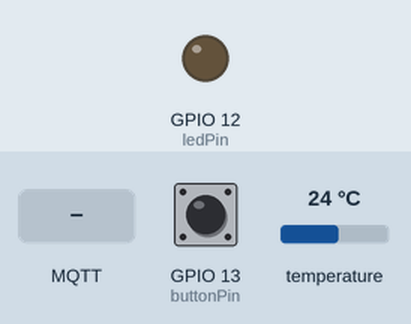
Bench run of a sketch on a simulated ESP8266 (NodeMCU). Parts: output pins drawn as LEDs (lit = HIGH). The test bench sets the inputs (shaded band); at power-on: GPIO 13 (buttonPin) HIGH, temperature 24 °C. WiFi joins after 1.5 s; servers stay silent unless stated; network time is answered at once with the bench clock; the local clock reads 2024-03-15 10:24:30 at power-on unless the sketch sets it; no MQTT or app messages arrive unless stated; what the sketch prints to the serial monitor is not drawn.

Above: at 2.7 s.
2.8 s: MQTT message "ON" arrives on the first subscribed topic
At 4.0 s:
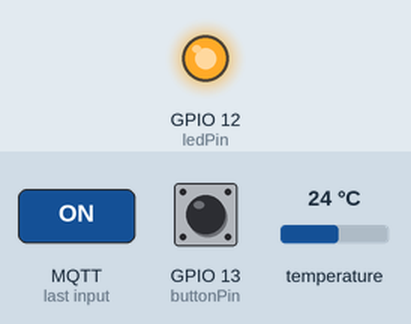
4.3 s: GPIO 13 (buttonPin) pulled LOW for 1 s
At 5.6 s:
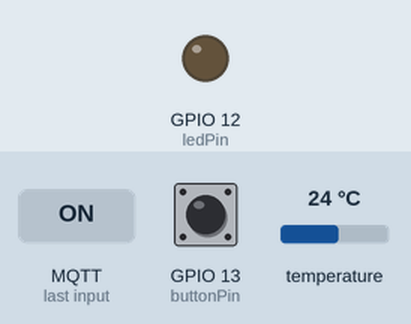
14.5 s: GPIO 13 (buttonPin) pulled LOW for 1 s
At 15.7 s:
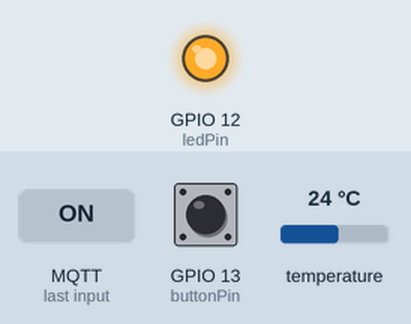
17.0 s: GPIO 13 (buttonPin) pulled LOW for 3.2 s
At 18.5 s:
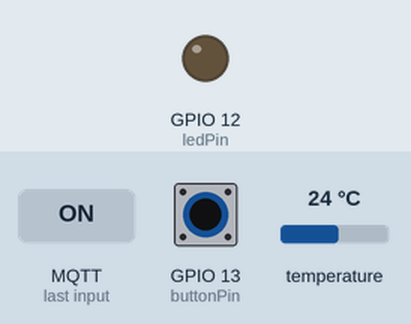
Timing chart, 0 to 20.0 s (numbered marks = the images above; inputs shaded):
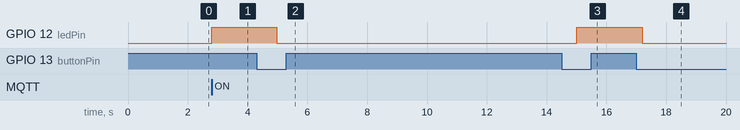

Measured:
- after the input at 2.8 s, GPIO 12 (ledPin): LOW → HIGH at once
- after the input at 4.3 s, GPIO 12 (ledPin): HIGH → LOW after 0.67 s
- after the input at 14.5 s, GPIO 12 (ledPin): LOW → HIGH after 0.50 s
- after the input at 17.0 s, GPIO 12 (ledPin): HIGH → LOW after 0.20 s

The sketch:

led1.ino
```cpp
#include <ESP8266WiFi.h>
#include <PubSubClient.h>
#include <OneWire.h>
#include <DallasTemperature.h>
#include <ArduinoJson.h>
#include <NTPClient.h>
#include <WiFiUdp.h>

// 🔹 Identifiants WiFi
const char* ssid = "Math";
const char* password = "SamsungA52S";

// 🔹 Serveur MQTT
const char* mqtt_server = "test.mosquitto.org";

const char* ledStateTopic = "led1/state";

// 🔹 Broches
const int ledPin = 12;     // ✅ D6 (GPIO12) pour la LED
#define ONE_WIRE_BUS 2     // ✅ D4 (GPIO2) pour le DS18B20
const int buttonPin = 13;  // ✅ D5 (GPIO14) pour le bouton physique

// 🔹 Objets
WiFiClient espClient;
PubSubClient client(espClient);
OneWire oneWire(ONE_WIRE_BUS);
DallasTemperature sensors(&oneWire);

WiFiUDP ntpUDP;
NTPClient timeClient(ntpUDP, "pool.ntp.org", 7200); // UTC+2

// 🔹 Variables globales
unsigned long lastTempSend = 0;  // Dernier envoi de température
unsigned long lastCheck = 0;     // Dernière vérification de plage horaire
unsigned long lastDebounceTime = 0;
const unsigned long debounceDelay = 200;  // anti-rebond pour le bouton
bool lastButtonState = HIGH;
bool buttonState = HIGH;

String lastPlagesJson = "";
int ledState = LOW;

// ===================================================
// 🔹 Connexion WiFi
// ===================================================
void setup_wifi() {
  Serial.begin(115200);
  delay(10);
  Serial.println();
  Serial.print("Connexion au WiFi : ");
  Serial.println(ssid);

  WiFi.begin(ssid, password);
  while (WiFi.status() != WL_CONNECTED) {
    delay(500);
    Serial.print(".");
  }

  Serial.println("\n✅ WiFi connecté !");
  Serial.print("Adresse IP : ");
  Serial.println(WiFi.localIP());
}

void publishLedState() {
  client.publish(ledStateTopic, ledState ? "ON" : "OFF", true);
}
// ===================================================
// 🔹 Conversion heure → secondes
// ===================================================
int timeToSeconds(String t) {
  int h = t.substring(0, 2).toInt();
  int m = t.substring(3, 5).toInt();
  int s = t.substring(6, 8).toInt();
  return h * 3600 + m * 60 + s;
}

// ===================================================
// 🔹 Callback MQTT
// ===================================================
void callback(char* topic, byte* payload, unsigned int length) {
  String message;
  for (unsigned int i = 0; i < length; i++) message += (char)payload[i];
  message.trim();

  Serial.printf("📩 Message reçu (%d octets) sur [%s] : %s\n", message.length(), topic, message.c_str());

  if (String(topic) == "plages/horaires") {
    lastPlagesJson = message;
    Serial.println("🗓 Nouvelles plages reçues !");
  }

  // Commande directe LED depuis le site
  if (String(topic) == "led1/control") {
    if (message.equalsIgnoreCase("ON")) {
      digitalWrite(ledPin, HIGH);
      ledState = HIGH;
      publishLedState(); // 🔹 publication de l'état
      Serial.println("💡 LED1 allumée (commande MQTT)");
    }
    else if (message.equalsIgnoreCase("OFF")) {
      digitalWrite(ledPin, LOW);
      ledState = LOW;
      publishLedState(); // 🔹 publication de l'état
      Serial.println("💡 LED1 éteinte (commande MQTT)");
    }
  }
}

// ===================================================
// 🔹 Reconnexion au broker MQTT
// ===================================================
void reconnect() {
  while (!client.connected()) {
    Serial.print("Connexion au broker MQTT...");
    if (client.connect("ESP8266Client_LED1")) {
      Serial.println("✅ Connecté !");
      client.subscribe("led1/control");
      client.subscribe("plages/horaires");
    } else {
      Serial.print("❌ Échec, code = ");
      Serial.println(client.state());
      delay(5000);
    }
  }
}

// ===================================================
// 🔹 Vérifie le bouton physique
// ===================================================
void checkButton() {
  int reading = digitalRead(buttonPin);

  if (reading != lastButtonState) {
    lastDebounceTime = millis();
  }

  if ((millis() - lastDebounceTime) > debounceDelay) {
    if (reading != buttonState) {
      buttonState = reading;

      // Si bouton appuyé (état LOW car INPUT_PULLUP)
      if (buttonState == LOW) {
        ledState = !ledState; // on inverse l’état
        digitalWrite(ledPin, ledState);
        Serial.println(ledState ? "💡 LED1 allumée via bouton physique" : "💡 LED1 éteinte via bouton physique");
        publishLedState(); // 🔹 publication de l'état au site web
      }
    }
  }

  lastButtonState = reading;
}

// ===================================================
// 🔹 SETUP
// ===================================================
void setup() {
  pinMode(ledPin, OUTPUT);
  digitalWrite(ledPin, LOW);

  pinMode(buttonPin, INPUT_PULLUP); // ✅ Bouton physique

  setup_wifi();
  client.setServer(mqtt_server, 1883);
  client.setCallback(callback);

  sensors.begin();
  timeClient.begin();

  Serial.println("🔍 Initialisation terminée !");
}

// ===================================================
// 🔹 LOOP principale
// ===================================================
void loop() {
  if (!client.connected()) reconnect();
  client.loop();

  checkButton(); // 🔹 Vérifie le bouton à chaque tour

  unsigned long currentMillis = millis();

  // --- Envoi température toutes les 2 secondes ---
  if (currentMillis - lastTempSend > 2000) {
    lastTempSend = currentMillis;

    sensors.requestTemperatures();
    float tempC = sensors.getTempCByIndex(0);

    if (tempC == DEVICE_DISCONNECTED_C) {
      Serial.println("⚠️ Capteur DS18B20 non détecté !");
    } else {
      Serial.printf("🌡️ Température lue = %.2f °C\n", tempC);
      client.publish("capteur/temperature", String(tempC).c_str(), true);
      Serial.println("✅ Température envoyée au broker !");
    }
  }

  // --- Vérifie les plages horaires toutes les 10 secondes ---
  if (currentMillis - lastCheck > 10000) {
    lastCheck = currentMillis;
    timeClient.update();
    String currentTime = timeClient.getFormattedTime();

    Serial.println("\n==============================");
    Serial.print("🕒 Vérification à ");
    Serial.println(currentTime);

    if (lastPlagesJson.length() > 0) {
      StaticJsonDocument<1024> doc;
      DeserializationError error = deserializeJson(doc, lastPlagesJson);

      if (!error) {
        int nowSec = timeToSeconds(currentTime);
        bool ledShouldBeOn = false;

        for (JsonObject plage : doc.as<JsonArray>()) {
          String debut = plage["debut"];
          String fin = plage["fin"];
          String etat = plage["etat"];

          int debutSec = timeToSeconds(debut);
          int finSec = timeToSeconds(fin);

          Serial.printf("⏰ %s → %s (%s)\n", debut.c_str(), fin.c_str(), etat.c_str());

          if (nowSec >= debutSec && nowSec <= finSec && etat.equalsIgnoreCase("ON")) {
            ledShouldBeOn = true;
          }
        }

        if (ledShouldBeOn && ledState == LOW) {
          digitalWrite(ledPin, HIGH);
          ledState = HIGH;
          publishLedState(); // 🔹 publication de l'état
          Serial.println("💡 LED1 ALLUMÉE (plage active)");
        }
        else if (!ledShouldBeOn && ledState == HIGH) {
          digitalWrite(ledPin, LOW);
          ledState = LOW;
          publishLedState(); // 🔹 publication de l'état
          Serial.println("💡 LED1 ÉTEINTE (hors plage)");
        }
        else {
          Serial.println("⏳ Aucun changement d'état de la LED1.");
        }

      } else {
        Serial.println("⚠️ Erreur de parsing JSON !");
      }
    } else {
      Serial.println("⚠️ Aucune plage horaire reçue !");
    }
  }
}
```
